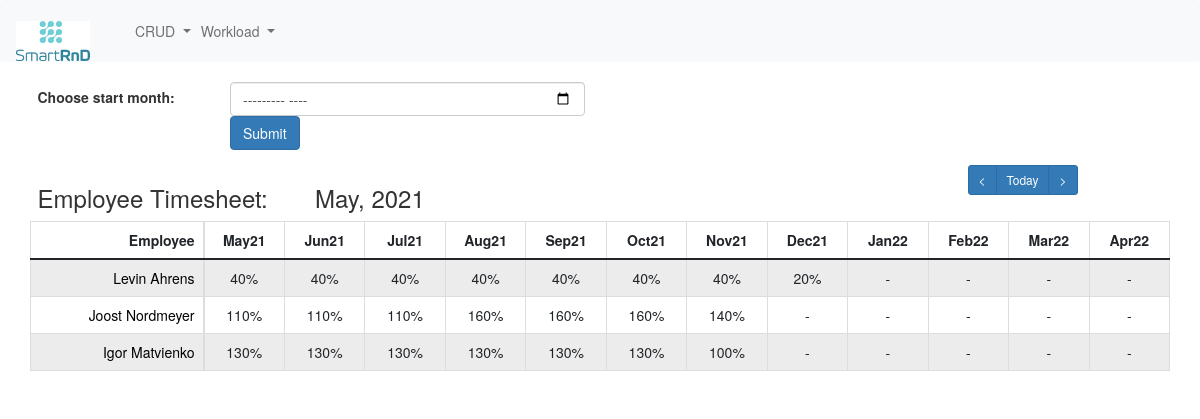
The app's page /employee_time/17 with its own data.
### erpapp/models.py (models this page shows, shortened)
class Month(models.Model):
    month_choices = [
        ('January', 'January'),
        ('February', 'February'),
        ('March', 'March'),
        ('April', 'April'),
        ('May', 'May'),
        ('June', 'June'),
        ('July', 'July'),
        ('August', 'August'),
        ('September', 'September'),
        ('October', 'October'),
        ('November', 'November'),
        ('December', 'December')
    ]
    year_choices = [(str(r), str(r)) for r in range(datetime.date.today().year - 10, datetime.date.today().year + 10)]
    month = models.CharField(max_length=10, choices=month_choices)
    year = models.CharField(max_length=5, choices=year_choices, default=str(timezone.now().strftime('%Y')))
    @property
    def name(self):
        return '{}, {}'.format(self.month, self.year)
    def short_name(self):
        return '{}{}'.format(self.month[:3], self.year[-2:])

class Employee(models.Model):
    firstname = models.CharField('First Name', max_length=32)
    lastname = models.CharField('Last Name', max_length=32)
    type_choices = [
        ('Undergraduate Assistant', 'Undergraduate Assistant'),
        ('Research Assistant', 'Research Assistant')
    ]
    type = models.CharField('Type of Employment', choices=type_choices, max_length=32)
    capacity = models.FloatField('Capacity', default=1.0)
    hiring_date = models.DateField('Hiring Date')
    expiration_date = models.DateField('Expiration Date')
    @property
    def fullname(self):
        return '{} {}'.format(self.firstname, self.lastname)
    def __str__(self):
        return self.fullname
    class Meta:
        db_table = "employee"

### erpapp/views.py (the view, shortened to what this page needs)
# urls.py: path('employee_time/', views.employee_time_no_id),
def employee_time(request, id):
    employees = Employee.objects.all()
    assignments_per_month = AssignmentPerMonth.objects.all()
    months = Month.objects.all()
    assignments_sums = []
    month_dict = {
        '1': 'January',
        '2': 'February',
        '3': 'March',
        '4': 'April',
        '5': 'May',
        '6': 'June',
        '7': 'July',
        '8': 'August',
        '9': 'September',
        '10': 'October',
        '11': 'November',
        '12': 'December',
    }
    for employee in employees:
        tasks_sum = []
        for month in months:
            sum = 0
            for assignment_per_month in assignments_per_month:
                if assignment_per_month.employee == employee and assignment_per_month.month == month:
                    sum += assignment_per_month.percentage
            tasks_sum.append(int(round(sum, 2) * 100))
        tasks_sum = tasks_sum[(id - 1):(id + 11)]
        assignments_sums.append(tasks_sum)
    months = months[(id - 1):(id + 11)]
    date = timezone.now()
    current_year, current_month, _ = str(date).split('-')
    current_month_name = month_dict[str(int(current_month))]
    today = Month.objects.get(month=current_month_name, year=current_year)
    previous_month = Month.objects.get(id=id - 1)
    next_month = Month.objects.get(id=id + 1)
    month = Month.objects.get(id=id)
    context = {
        'months': months,
        'assignments': assignments_sums,
        'employees': employees,
        'today': today,
        'previous_month': previous_month,
        'next_month': next_month,
        'month': month
    }
    return render(request, 'employee_time.html', context)

### erpapp/Templates/employee_time.html (shortened to what this page needs)
{% extends "base.html" %}
{% block content %}
<div class="col-md-12">
    <div class="row">
        <form method="POST" class="post-form">
            <div class="form-group row">
                <label class="col-sm-2 col-form-label">Choose start month:</label>
                <div class="col-sm-4">
                    <input type="month" name="start_month" id="start_month" class="form-control">
                    <input type="submit" class="btn btn-primary">
                </div>
            </div>
        </form>
    </div>
    <div class="row">
        <div class="col-3">
            <h3>Employee Timesheet: </h3>
        </div>
        <div class="col-9">
            <div class="row">
                <div class="col-9">
                    <h3>{{ month.name }}</h3>
                </div>
                <div class="col-3">
                    <div class="btn-group" role="group" aria-label="Basic example">
                        <a class="btn btn-primary btn-sm" href="{{ previous_month.id }}" role="button"><</a>
                        <a class="btn btn-primary btn-sm" href="{{ today.id }}" role="button">Today</a>
                        <a class="btn btn-primary btn-sm" href="{{ next_month.id }}" role="button">></a>
                    </div>
                </div>
            </div>
        </div>
    </div>
    <div class="row">
        <table>
            <tbody>
            <tr>
                <td colspan="6">
                    <table id="employeedatatable" class="table table-striped table-bordered" width="100%">
                        <thead>
                        <tr>
                            <th style="text-align: right">Employee</th>
                        </tr>
                        </thead>
                        <tbody>
                        {% for employee in employees %}
                        <tr style="text-align: right">
                            <td><a href="/employee" style="color: #000000">{{ employee }}</a></td>
                        </tr>
                        {% endfor %}
                        </tbody>
                    </table>
                </td>
                <td colspan="6">
                    <table id="percentagedatatable" class="table table-striped table-bordered" width="100%">
                        <thead>
                        <tr>
                            {% for month in months %}
                            <th class="col-xs-1" style="text-align: center">{{ month.short_name }}</th>
                            {% endfor %}
                        </tr>
                        </thead>
                        <tbody>
                        {% for assignment in assignments %}
                        <tr>
                            {% for per_month in assignment %}
                            {% if per_month == 0 %}
                            <td style="text-align: center">-</td>
                            {% else %}
                            <td style="text-align: center">{{ per_month }}%</td>
                            {% endif %}
                            {% endfor %}
                        </tr>
                        {% endfor %}
                        </tbody>
                    </table>
                </td>
            </tr>
            </tbody>
        </table>
    </div>
</div>
{% endblock content %}

### records on screen
Month: name "May, 2021", short_name "May21"
Employee: firstname+lastname "Levin Ahrens"
Employee: firstname+lastname "Joost Nordmeyer"
Employee: firstname+lastname "Igor Matvienko"
Month: short_name "Jun21"
Month: short_name "Jul21"
Month: short_name "Aug21"
Month: short_name "Sep21"
Month: short_name "Oct21"
Month: short_name "Nov21"
Month: short_name "Dec21"
Month: short_name "Jan22"
Month: short_name "Feb22"
Month: short_name "Mar22"
Month: short_name "Apr22"

### other values on screen
{{ per_month }} "40" "40" "40" "40" "40" "40" "40" "20" "110" "110" "110" "160" "160" "160" "140" "130" "130" "130" "130" "130" "130" "100"
